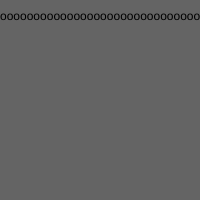
Frame 1 (no input)
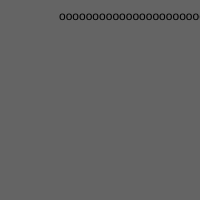
Frame 60 (no input)
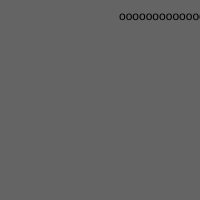
Frame 120 (the mouse pressed at the canvas centre since frame 60)

The p5.js sketch that drew these frames (run headless with seeded random() and noise() and a simulated clock; from frame 60 on, the mouse is pressed at the canvas centre):

// p5.js sketch
// ── sketch.js
var x = 0 ;

function setup() {
  // put setup code here
  createCanvas (200,200);
}

function draw() {
  // put drawing code here
  background(100);
  //rect(x,10,10,10);
  text("ooooooooooooooooooooooooooooooooo", x , 20) ;
  x+= 1 ;

  if (x > 200) {
    x = 0 ;
  }

}
